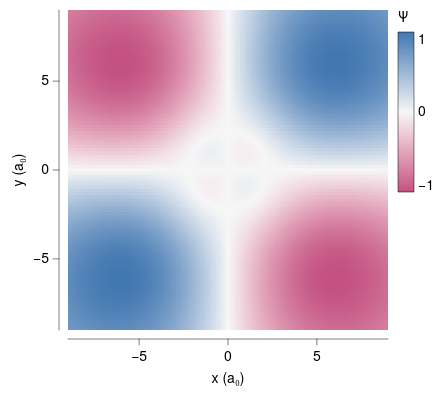

Source (Vega-Lite JSON):
### Vega-Lite specification from a JSON file in a GitHub repository (floating-point values rounded to 4 significant figures; data arrays with more than 128 entries replaced by an {"elided": "..."} marker saying what was removed)
{"background": null, "config": {"arc": {"fill": "#DBDBDB", "fillOpacity": 1.0, "innerRadius": 40.0, "padAngle": 0.03, "stroke": "black", "strokeOpacity": 1, "strokeWidth": 0.25}, "area": {"fill": "#DBDBDB", "fillOpacity": 1.0, "stroke": "black", "strokeOpacity": 1, "strokeWidth": 0.25}, "axis": {"domain": true, "domainCap": "round", "domainColor": "black", "domainWidth": 0.25, "grid": false, "gridCap": "round", "gridColor": "#F1F1F1", "gridDash": [0, 0], "gridOpacity": 1.0, "gridWidth": 0.25, "labelColor": "black", "labelFont": "Helvetica Neue", "labelFontSize": 7, "labelFontStyle": "normal", "labelFontWeight": 400, "offset": 4.5, "ticks": true, "tickCap": "round", "tickColor": "black", "tickRound": false, "tickSize": 3, "tickWidth": 0.25, "titleColor": "black", "titleFont": "Helvetica Neue", "titleFontSize": 7, "titleFontStyle": "normal", "titleFontWeight": 400}, "axisX": {"domain": true, "labelAlign": "center", "labelAngle": 0, "labels": true, "ticks": true, "translate": 0}, "axisY": {"domain": true, "labelAlign": "right", "labelAngle": 0, "labels": true, "ticks": true, "translate": 0}, "axisRight": {"domain": true, "labelAlign": "left", "labelAngle": 0, "labels": true, "ticks": true, "translate": 0}, "axisTop": {"domain": true, "labelAlign": "center", "labelAngle": 0, "labels": true, "ticks": true, "translate": 0}, "axisBand": {"tickOffset": 0}, "bar": {"fill": "#DBDBDB", "fillOpacity": 1.0, "stroke": "black", "strokeOpacity": 1, "strokeWidth": 0.25}, "boxplot": {"size": 14.4, "ticks": {"cornerRadius": 0.25, "fill": "black", "opacity": 1, "size": 7.2, "thickness": 0.25}, "box": {"fillOpacity": 1.0, "stroke": "black", "strokeOpacity": 1, "strokeWidth": 0.25}, "median": {"cornerRadius": 0, "fill": "black", "fillOpacity": 1.0, "opacity": 1, "size": 14.4, "thickness": 0.25}, "rule": {"fill": "black", "fillOpacity": 1.0, "size": 16.0, "stroke": "black", "strokeDash": [0, 0], "strokeOpacity": 1, "strokeWidth": 0.25}, "outliers": {"color": "black", "fill": "black", "fillOpacity": 1.0, "size": 0, "stroke": "black", "strokeOpacity": 1, "strokeWidth": 0.25}}, "circle": {"fill": "black", "fillOpacity": 1.0, "size": 0.8, "stroke": null, "strokeOpacity": 1, "strokeWidth": 0.25}, "errorband": {"band": {"fillOpacity": 0.6, "stroke": null, "strokeWidth": 0.25, "strokeOpacity": 1}, "borders": {"opacity": 0, "strokeOpacity": 0.25, "strokeWidth": 1}}, "errorbar": {"opacity": 1, "rule": {"strokeDash": [0, 0], "strokeWidth": 0.25}, "ticks": {"color": "black", "cornerRadius": 0.125, "opacity": 1, "size": 9.6, "thickness": 0.25}, "thickness": 0.25}, "font": "Helvetica Neue", "geoshape": {"fill": "#DBDBDB", "fillOpacity": 1.0, "stroke": "black", "strokeOpacity": 1, "strokeWidth": 0.25}, "header": {"labelColor": "black", "labelFont": "Helvetica Neue", "labelFontSize": 7, "labelFontStyle": "normal", "labelFontWeight": 400, "titleColor": "black", "titleFont": "Helvetica Neue", "titleFontSize": 7, "titleFontStyle": "normal", "titleFontWeight": 400, "titlePadding": 0}, "legend": {"disable": false, "offset": 4.5, "titlePadding": 4, "labelOffset": 2, "gradientLabelOffset": 2, "gradientLength": 80.0, "gradientThickness": 8.0, "gradientOpacity": 1.0, "gradientStrokeColor": "black", "gradientStrokeWidth": 0.25, "labelColor": "black", "labelFont": "Helvetica Neue", "labelFontSize": 7, "labelFontStyle": "normal", "labelFontWeight": 400, "strokeColor": "black", "strokeWidth": 0, "symbolSize": 42, "symbolStrokeColor": "black", "symbolStrokeWidth": 0.25, "titleColor": "black", "titleFont": "Helvetica Neue", "titleFontSize": 7, "titleFontStyle": "normal", "titleFontWeight": 400}, "line": {"color": "black", "stroke": "black", "strokeCap": "round", "strokeDash": [0, 0], "strokeOpacity": 1, "strokeWidth": 0.375}, "point": {"filled": true, "fill": "#DBDBDB", "fillOpacity": 1.0, "size": 8.0, "stroke": "black", "strokeOpacity": 1, "strokeWidth": 0.25}, "range": {"category": ["#C6D9F1", "#F1C9CB", "#FEF0B9", "#CEE37A", "#7AA8E0", "#E589A3", "#FDDD5D", "#68B961", "#4177B1", "#C35082", "#E5C227", "#438156"], "diverging": {"scheme": ["#C35082", "#CE6D94", "#D989A7", "#E2A4BA", "#EABFCE", "#F1DBE2", "#F6F6F6", "#D7E0EB", "#B9CBE0", "#9BB6D5", "#7DA1C9", "#5F8CBD", "#4177B1"]}, "heatmap": {"scheme": ["#32022B", "#43044D", "#4C196E", "#4D338C", "#484DA6", "#3A68BB", "#1D83CA", "#1D9CCB", "#23B5C9", "#28CDC5", "#4DE0B4", "#91EE9F"]}, "ordinal": {"scheme": ["#F1F1F1", "#DBDBDB", "#C6C6C6", "#B2B2B2", "#9D9D9D", "#898989", "#767676", "#636363", "#515151", "#404040", "#2F2F2F", "#1F1F1F"]}, "ramp": {"scheme": ["#32022B", "#43044D", "#4C196E", "#4D338C", "#484DA6", "#3A68BB", "#1D83CA", "#1D9CCB", "#23B5C9", "#28CDC5", "#4DE0B4", "#91EE9F"]}}, "rule": {"color": "black", "stroke": "black", "strokeCap": "round", "strokeDash": [2, 2], "strokeOpacity": 1, "strokeWidth": 0.25}, "scale": {"bandPaddingInner": 0.1, "bandPaddingOuter": 0.1, "round": false}, "rect": {"fill": "#DBDBDB", "fillOpacity": 1.0, "stroke": "black", "strokeOpacity": 1, "strokeWidth": 0.25}, "square": {"fill": "#DBDBDB", "fillOpacity": 1.0, "size": 16.0, "stroke": "black", "strokeOpacity": 1, "strokeWidth": 0.25}, "text": {"color": "black", "font": "Helvetica Neue", "fontSize": 7, "fontStyle": "normal", "fontWeight": 400}, "tick": {"color": "black", "cornerRadius": 0.125, "opacity": 1.0, "size": 14.4, "thickness": 0.25}, "title": {"anchor": "middle", "frame": "group", "color": "black", "font": "Helvetica Neue", "fontSize": 7, "fontStyle": "normal", "fontWeight": 400, "subtitleColor": "black", "subtitleFont": "Helvetica Neue", "subtitleFontSize": "Helvetica Neue", "subtitleFontStyle": "normal", "subtitleFontWeight": 400}, "trail": {"color": "black", "opacity": 1, "size": 0.375}, "view": {"continuousWidth": 160, "continuousHeight": 160, "discreteWidth": 160, "discreteHeight": 160, "fill": null, "stroke": null, "strokeWidth": 0.25}}, "data": {"name": "data-00b70823fc072153581706d4d4c0f356"}, "mark": {"type": "rect", "clip": true, "stroke": null}, "encoding": {"color": {"field": "psi", "scale": {"domainMid": 0}, "title": "Ψ", "type": "quantitative"}, "x": {"field": "x0", "scale": {"domain": [-9.0, 9.0], "nice": false}, "title": "x (a₀)", "type": "quantitative"}, "x2": {"field": "x1"}, "y": {"field": "y0", "scale": {"domain": [-9.0, 9.0], "nice": false}, "title": "y (a₀)", "type": "quantitative"}, "y2": {"field": "y1"}}, "$schema": "https://vega.github.io/schema/vega-lite/v6.4.1.json", "datasets": {"data-00b70823fc072153581706d4d4c0f356": {"elided": "9025 records"}}}
